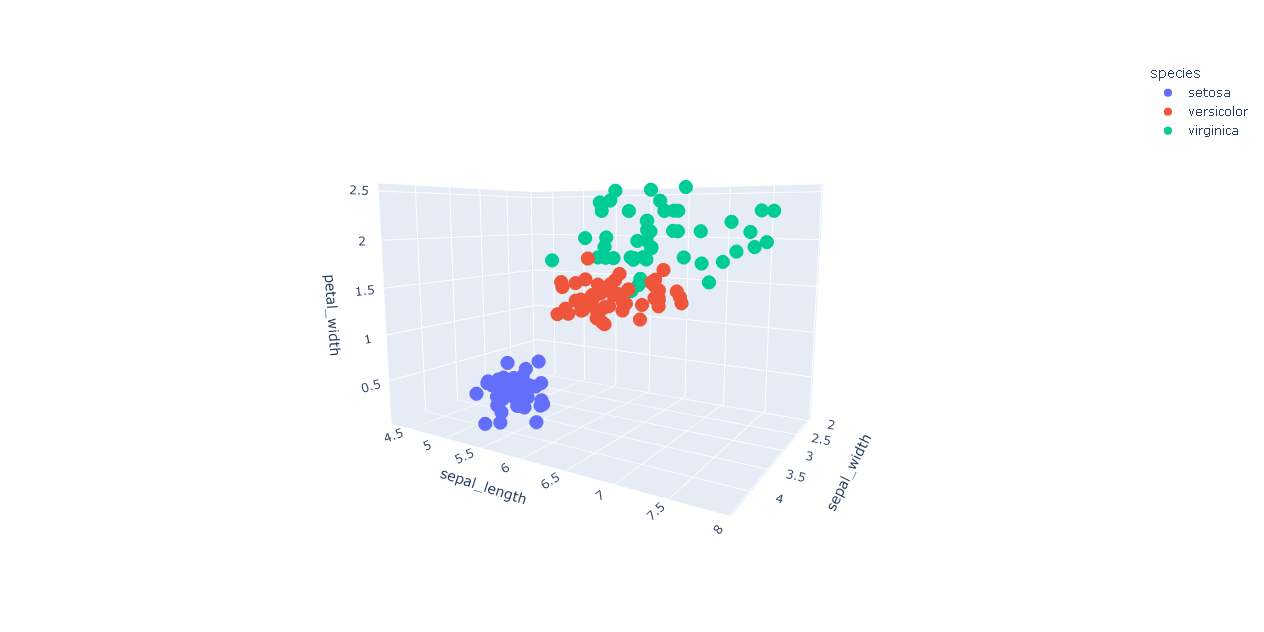

Generate this figure with Python:
import plotly.express as px # Biblioteca usada para criar gráficos

df = px.data.iris() # DataFrame com conjunto de dados iris
fig = px.scatter_3d(df, x = 'sepal_width',
                    y = 'sepal_length',
                    z = 'petal_width',
                    color = 'species')  # Cria o objeto com os dados de x e y automaticamente por plotly.
fig.show() # Plota o gráfico

# plotly.express pode criar toda a fígura de uma só vez. Ele usa a graph_objects internamente
